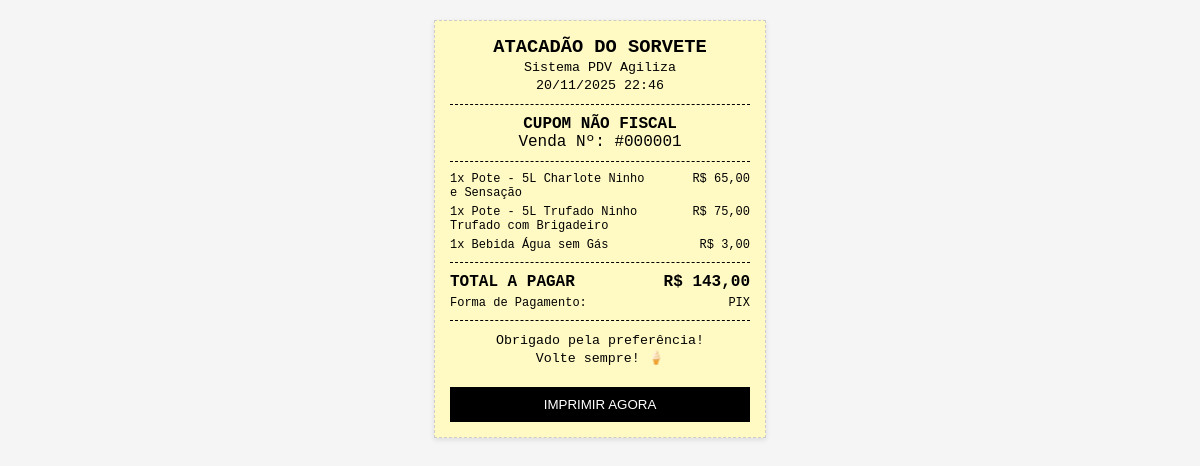
/imprimir_cupom.php?id=1 (signed in), run on the app's committed database.
### tables this page shows
CREATE TABLE IF NOT EXISTS `vendas` (
  `id_venda` int NOT NULL AUTO_INCREMENT,
  `data_hora` datetime NOT NULL,
  `valor_total` decimal(10,2) NOT NULL,
  `id_forma_pagamento` int DEFAULT NULL,
  `status` varchar(20) DEFAULT 'pendente',
  `fechamento_caixa_id` int DEFAULT NULL,
  `cliente` varchar(100) NOT NULL DEFAULT '',
  PRIMARY KEY (`id_venda`),
  KEY `fk_venda_pagamento` (`id_forma_pagamento`),
  KEY `idx_fechamento_caixa` (`fechamento_caixa_id`)
);

CREATE TABLE IF NOT EXISTS `saida_produtos` (
  `id_saida` int NOT NULL AUTO_INCREMENT,
  `id_produto` int NOT NULL,
  `quantidade` int DEFAULT NULL,
  `data` date DEFAULT NULL,
  `processado` tinyint DEFAULT '0',
  `venda_id` int NOT NULL,
  PRIMARY KEY (`id_saida`)
);

CREATE TABLE IF NOT EXISTS `produto` (
  `id_produto` int NOT NULL AUTO_INCREMENT,
  `nome` varchar(50) NOT NULL,
  `sabor` varchar(50) NOT NULL,
  `id_categoria` int NOT NULL,
  `id_fornecedor` int NOT NULL,
  `preco_venda` decimal(10,2) NOT NULL,
  `preco_compra` decimal(10,2) NOT NULL,
  `ativo` tinyint(1) DEFAULT '1',
  PRIMARY KEY (`id_produto`),
  KEY `id_categoria` (`id_categoria`),
  KEY `id_fornecedor` (`id_fornecedor`)
);

CREATE TABLE IF NOT EXISTS `forma_pagamento` (
  `id_forma_pagamento` int NOT NULL AUTO_INCREMENT,
  `nome_pagamento` varchar(50) NOT NULL,
  PRIMARY KEY (`id_forma_pagamento`),
  UNIQUE KEY `nome_pagamento` (`nome_pagamento`)
);

### imprimir_cupom.php (the view, shortened to what this page needs)
<?php
require_once "config/conexao.php";
$id_venda = (int) $_GET['id'];
try {
    $sqlVenda = "SELECT v.*, f.nome_pagamento
                 FROM vendas v
                 JOIN forma_pagamento f ON v.id_forma_pagamento = f.id_forma_pagamento
                 WHERE v.id_venda = :id";
    $stmt = $conn->prepare($sqlVenda);
    $stmt->execute([':id' => $id_venda]);
    $venda = $stmt->fetch(PDO::FETCH_ASSOC);
    $sqlItens = "SELECT s.quantidade, p.nome, p.sabor, p.preco_venda
                 FROM saida_produtos s
                 JOIN produto p ON s.id_produto = p.id_produto
                 WHERE s.venda_id = :id";
    $stmtItens = $conn->prepare($sqlItens);
    $stmtItens->execute([':id' => $id_venda]);
    $itens = $stmtItens->fetchAll(PDO::FETCH_ASSOC);
} catch (PDOException $e) {
    die("Erro no banco: " . $e->getMessage());
}
?>
<!DOCTYPE html>
<html lang="pt-BR">
<head>
</head>
<body>
    <div class="cupom">
        <div class="text-center">
            <h3 style="margin: 0;">ATACADÃO DO SORVETE</h3>
            <small>Sistema PDV Agiliza</small><br>
            <small><?= date('d/m/Y H:i', strtotime($venda['data_hora'])) ?></small>
        </div>
        <div class="divisor"></div>
        <div class="text-center fw-bold mb-2">CUPOM NÃO FISCAL</div>
        <div class="text-center">Venda Nº: #<?= str_pad($id_venda, 6, '0', STR_PAD_LEFT) ?></div>
        <div class="divisor"></div>
        <?php foreach ($itens as $item):
            $subtotal = $item['quantidade'] * $item['preco_venda'];
            ?>
            <div class="item-row">
                <div style="flex: 2;">
                    <?= $item['quantidade'] ?>x <?= $item['nome'] ?>     <?= $item['sabor'] ?>
                </div>
                <div style="flex: 1;" class="text-right">
                    R$ <?= number_format($subtotal, 2, ',', '.') ?>
                </div>
            </div>
        <?php endforeach; ?>
        <div class="divisor"></div>
        <div class="item-row fw-bold" style="font-size: 16px;">
            <span>TOTAL A PAGAR</span>
            <span>R$ <?= number_format($venda['valor_total'], 2, ',', '.') ?></span>
        </div>
        <div class="item-row" style="margin-top: 5px;">
            <span>Forma de Pagamento:</span>
            <span><?= mb_strtoupper($venda['nome_pagamento']) ?></span>
        </div>
        <div class="divisor"></div>
        <div class="text-center">
            <small>Obrigado pela preferência!</small><br>
            <small>Volte sempre! 🍦</small>
        </div>
        <button class="btn-print" onclick="window.print()">IMPRIMIR AGORA</button>
    </div>
</body>
</html>

### imprimir_cupom.php (style rules this page uses)
body { font-family: 'Courier New', Courier, monospace; background-color: #f5f5f5; margin: 0; padding: 20px; }
.cupom { width: 300px; background-color: #fff9c4; padding: 15px; margin: 0 auto; border: 1px dashed #ccc; box-shadow: 0 2px 5px rgba(0, 0, 0, 0.1); }
.text-center { text-align: center; }
.text-right { text-align: right; }
.fw-bold { font-weight: bold; }
.divisor { border-top: 1px dashed #000; margin: 10px 0; }
.item-row { display: flex; justify-content: space-between; font-size: 12px; margin-bottom: 5px; }
.btn-print { display: block; width: 100%; padding: 10px; margin-top: 20px; background: #000; color: #fff; border: none; cursor: pointer; }

### data on the page
vendas: data_hora "20/11/2025 22:46", valor_total "143,00", id_forma_pagamento.nome_pagamento "PIX"
saida_produtos: quantidade "1", id_produto.nome "Pote - 5L", id_produto.sabor "Charlote Ninho e Sensação", quantidade.preco_venda "65,00"
saida_produtos: quantidade "1", id_produto.nome "Pote - 5L Trufado", id_produto.sabor "Ninho Trufado com Brigadeiro", quantidade.preco_venda "75,00"
saida_produtos: quantidade "1", id_produto.nome "Bebida", id_produto.sabor "Água sem Gás", quantidade.preco_venda "3,00"

### other printed values
str_pad($id_venda, 6, '0', STR_PAD_LEFT) "000001"
